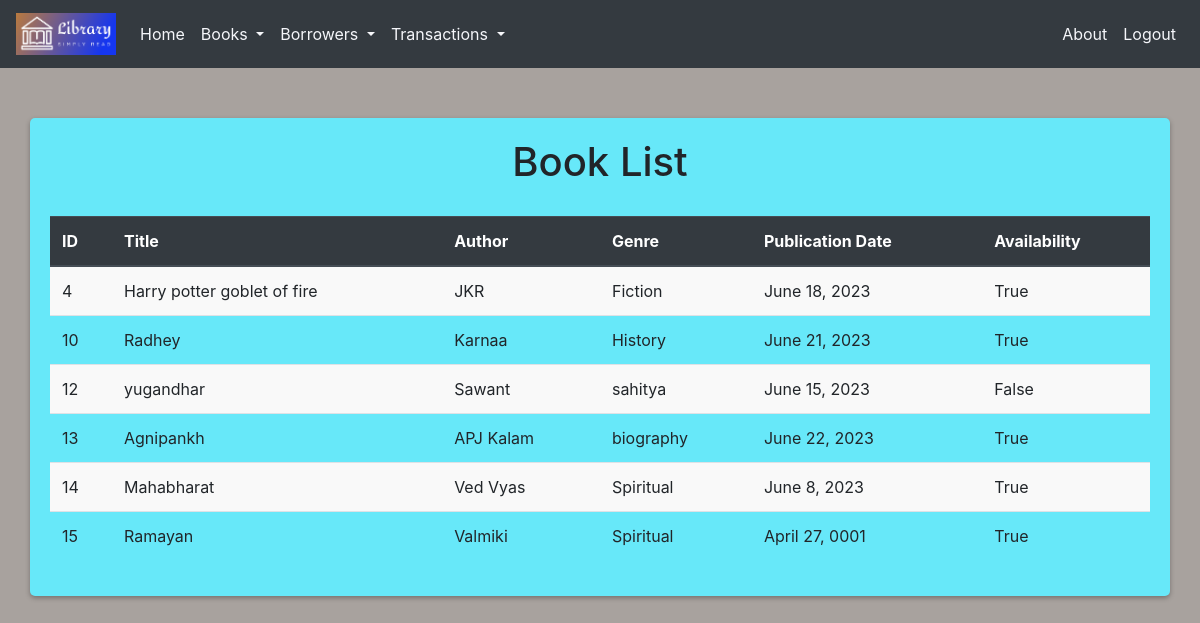
Screenshot of /book/list/ (signed in) with the database file from the repository.
### lib/models.py (models this page shows)
class Book(models.Model):
    isbn = models.IntegerField()
    title = models.CharField(max_length=64)
    author = models.CharField(max_length=64)
    genre = models.CharField(max_length=100)
    publication_date = models.DateField()
    availability = models.BooleanField(default=True)

### lib/views.py (the view)
# urls.py: path('book/list/', views.book_list, name='book_list'),
@login_required(login_url='login')
def book_list(request):
    books = Book.objects.all()
    return render(request, 'lib/book_list.html', {'books':books})

### templates/lib/book_list.html (shortened to what this page needs)
{% include 'base.html' %}
{% block content %}
    <div class="container">
        <h1>Book List</h1>
        <table class="table table-striped">
            <thead class="thead-dark">
                <tr>
                    <th>ID</th>
                    <th>Title</th>
                    <th>Author</th>
                    <th>Genre</th>
                    <th>Publication Date</th>
                    <th>Availability</th>
                </tr>
            </thead>
            <tbody>
                {% for book in books %}
                    <tr>
                        <td>{{ book.id }}</td>
                        <td>{{ book.title }}</td>
                        <td>{{ book.author }}</td>
                        <td>{{ book.genre }}</td>
                        <td>{{ book.publication_date }}</td>
                        <td>{{ book.availability }}</td>
                    </tr>
                {% endfor %}
            </tbody>
        </table>
    </div>
{% endblock %}

### templates/base.html (shortened to what this page needs)
{% load static %}
<!doctype html>
<html lang="en">
<head>
    <link rel="stylesheet" href="https://cdn.jsdelivr.net/npm/bootstrap@4.3.1/dist/css/bootstrap.min.css">
</head>
<body>
    <nav class="navbar navbar-expand-lg navbar-dark bg-dark">
        <a class="navbar-brand" href="#"><img src="{% static 'logo.png' %}" alt="Website Logo" class="logo-image">
</a>
        <div class="collapse navbar-collapse" id="navbarNav">
            <ul class="navbar-nav">
                <li class="nav-item">
                    <a class="nav-link" href="{% url 'home' %}">Home</a>
                </li>
                <li class="nav-item dropdown">
                    <a class="nav-link dropdown-toggle" href="#" id="bookDropdown" role="button" data-toggle="dropdown" aria-haspopup="true" aria-expanded="false">
                        Books
                    </a>
                </li>
                <li class="nav-item dropdown">
                    <a class="nav-link dropdown-toggle" href="#" id="borrowerDropdown" role="button" data-toggle="dropdown" aria-haspopup="true" aria-expanded="false">
                        Borrowers
                    </a>
                </li>
                <li class="nav-item dropdown">
                    <a class="nav-link dropdown-toggle" href="#" id="transactionDropdown" role="button" data-toggle="dropdown" aria-haspopup="true" aria-expanded="false">
                        Transactions
                    </a>
                </li>
            </ul>
            <ul class="navbar-nav ml-auto">
                <li class="nav-item">
                    <a class="nav-link" href="{% url 'about' %}">About</a>
                </li>
                <li class="nav-item">
                    <a class="nav-link" href="{% url 'logout' %}">Logout</a>
                </li>
            </ul>
        </div>
    </nav>
</body>
</html>

### templates/base.html (style rules this page uses)
.logo-image { max-width: 100px; height: auto; }
.navbar-dark .navbar-nav .nav-link { color: #f5f6fa; }

### templates/lib/book_list.html (style rules this page uses)
body { background-color: #a8a29e; }
.container { margin-top: 50px; background-color: #67e8f9; padding: 20px; border-radius: 5px; box-shadow: 0 2px 5px rgba(0, 0, 0, 0.3); }
h1 { text-align: center; margin-bottom: 30px; }
.table { font-size: 16px; }
.table thead th { font-weight: bold; }
.table-striped tbody tr:nth-of-type(odd) { background-color: #f9f9f9; }

### rows the page displays
Book: id "4", title "Harry potter goblet of fire", author "JKR", genre "Fiction", publication_date "June 18, 2023", availability "True"
Book: id "10", title "Radhey", author "Karnaa", genre "History", publication_date "June 21, 2023", availability "True"
Book: id "12", title "yugandhar", author "Sawant", genre "sahitya", publication_date "June 15, 2023", availability "False"
Book: id "13", title "Agnipankh", author "APJ Kalam", genre "biography", publication_date "June 22, 2023", availability "True"
Book: id "14", title "Mahabharat", author "Ved Vyas", genre "Spiritual", publication_date "June 8, 2023", availability "True"
Book: id "15", title "Ramayan", author "Valmiki", genre "Spiritual", publication_date "April 27, 0001", availability "True"
